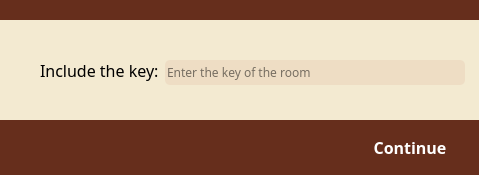
<?xml version="1.0" encoding="UTF-8"?>
<ui version="4.0">
 <class>Window</class>
 <widget class="QDialog" name="Window">
  <property name="geometry">
   <rect>
    <x>0</x>
    <y>0</y>
    <width>479</width>
    <height>175</height>
   </rect>
  </property>
  <property name="windowTitle">
   <string>AllowCamera</string>
  </property>
  <property name="styleSheet">
   <string notr="true">background-color: rgb(102, 46, 28); font-family: 'Montserrat', sans-serif</string>
  </property>
  <widget class="QLabel" name="advertismentLabel">
   <property name="geometry">
    <rect>
     <x>0</x>
     <y>20</y>
     <width>480</width>
     <height>100</height>
    </rect>
   </property>
   <property name="font">
    <font>
     <family>Montserrat,sans-serif</family>
     <pointsize>-1</pointsize>
    </font>
   </property>
   <property name="cursor">
    <cursorShape>ArrowCursor</cursorShape>
   </property>
   <property name="mouseTracking">
    <bool>false</bool>
   </property>
   <property name="styleSheet">
    <string notr="true">background-color: rgb(243,234,209); font-size:16px;</string>
   </property>
   <property name="text">
    <string>Include the key:</string>
   </property>
   <property name="textFormat">
    <enum>Qt::AutoText</enum>
   </property>
   <property name="alignment">
    <set>Qt::AlignLeading|Qt::AlignLeft|Qt::AlignVCenter</set>
   </property>
   <property name="wordWrap">
    <bool>false</bool>
   </property>
   <property name="indent">
    <number>40</number>
   </property>
  </widget>
  <widget class="QLabel" name="continueBtn">
   <property name="geometry">
    <rect>
     <x>340</x>
     <y>120</y>
     <width>140</width>
     <height>55</height>
    </rect>
   </property>
   <property name="font">
    <font>
     <family>Montserrat,sans-serif</family>
     <pointsize>-1</pointsize>
     <weight>87</weight>
     <bold>true</bold>
    </font>
   </property>
   <property name="cursor">
    <cursorShape>PointingHandCursor</cursorShape>
   </property>
   <property name="styleSheet">
    <string notr="true">#continueBtn{
color: rgb(255, 255, 255); 
font-size:16px; 
font-weight:700;
}
#continueBtn::hover{
background-color:#451f13;
}</string>
   </property>
   <property name="text">
    <string>Continue</string>
   </property>
   <property name="alignment">
    <set>Qt::AlignCenter</set>
   </property>
  </widget>
  <widget class="QLineEdit" name="codeInput">
   <property name="geometry">
    <rect>
     <x>165</x>
     <y>60</y>
     <width>300</width>
     <height>25</height>
    </rect>
   </property>
   <property name="font">
    <font>
     <family>Montserrat,sans-serif</family>
    </font>
   </property>
   <property name="cursor">
    <cursorShape>ArrowCursor</cursorShape>
   </property>
   <property name="styleSheet">
    <string notr="true">#codeInput{
background-color: rgb(175, 68, 37, 20);
border-radius:5px;
cursor: arrow;
}
#codeInput:focus{
cursor: |Beam;
}
</string>
   </property>
   <property name="text">
    <string/>
   </property>
   <property name="placeholderText">
    <string>Enter the key of the room</string>
   </property>
  </widget>
 </widget>
 <resources/>
 <connections/>
</ui>
